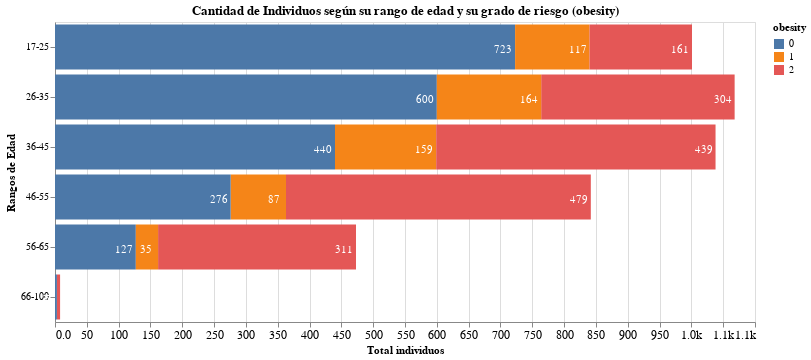

The notebook cell saved with this chart:
### Markdown cell above
### EDA de la Obesidad calculada

### Code cell
# Estudio Obesidad y riesgo de ENT (calculado)

x = 'count(*):Q'
y = 'age_range:O'
detail = 'obesity:N'

title='Cantidad de Individuos según su rango de edad y su grado de riesgo (obesity)'

title_x = 'Total individuos'
title_y = 'Rangos de Edad'

char_total = ccf.char_bars(df_obesity, x, y, detail, title, title_x, title_y)

char_total

### Figure 1 — Vega-Lite specification as saved in the notebook (floating-point values rounded to 4 significant figures; data arrays with more than 128 entries replaced by an {"elided": "..."} marker saying what was removed)
{"config": {"view": {"continuousWidth": 400, "continuousHeight": 300}}, "layer": [{"mark": "bar", "encoding": {"color": {"field": "obesity", "type": "nominal"}, "tooltip": [{"field": "obesity", "title": "Grado de obesidad", "type": "nominal"}, {"field": "age_range", "title": "Rango de edad", "type": "ordinal"}, {"aggregate": "count", "field": "*", "title": "Cantidad individuos", "type": "quantitative"}], "x": {"aggregate": "count", "axis": {"format": ",.2s", "grid": true, "labelFontSize": 12, "titleAnchor": "middle"}, "field": "*", "stack": "zero", "title": "Total individuos", "type": "quantitative"}, "y": {"axis": {"labelAngle": 0, "labelFontSize": 10}, "field": "age_range", "title": "Rangos de Edad", "type": "ordinal"}}, "height": 300, "title": "Cantidad de Individuos según su rango de edad y su grado de riesgo (obesity)", "width": 700}, {"mark": {"type": "text", "color": "white", "dx": -12, "dy": 3}, "encoding": {"detail": {"field": "obesity", "type": "nominal"}, "text": {"aggregate": "count", "field": "*", "type": "quantitative"}, "x": {"aggregate": "count", "field": "*", "stack": "zero", "type": "quantitative"}, "y": {"field": "age_range", "type": "ordinal"}}}], "data": {"name": "data-7cac66a534540e5ce115b79b13097146"}, "$schema": "https://vega.github.io/schema/vega-lite/v4.17.0.json", "datasets": {"data-7cac66a534540e5ce115b79b13097146": {"elided": "4430 records"}}}
